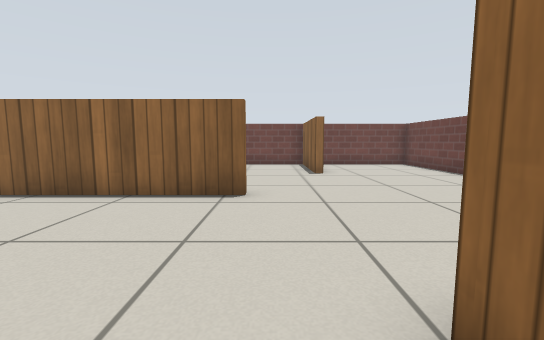
View 1 (above)

15 first-person views from a walk through a Gazebo world. The camera is 0.57 m above the floor, tilts 6° down and sees 90° across. The floor is counted in squares, 0.5 m on a side. Each view is taken from the middle of a square. On the plan, view 1 faces up. The plan holds only what a view shows up to about 12 squares ahead; the rest is blank. The robots in the file are not drawn. Simple patterns stand in for the simulator's built-in surfaces.

View 2
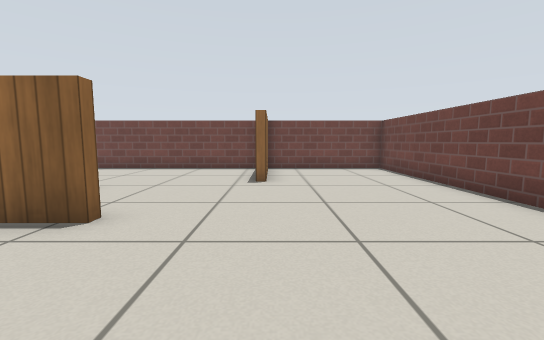

View 3
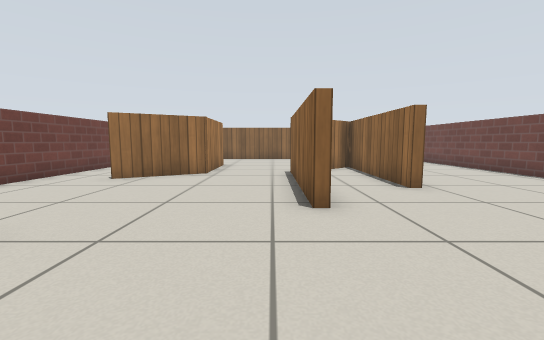

View 4
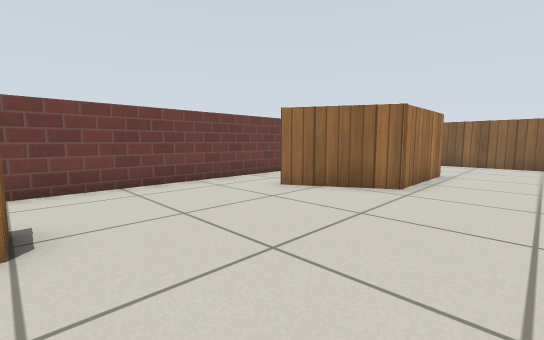

View 5
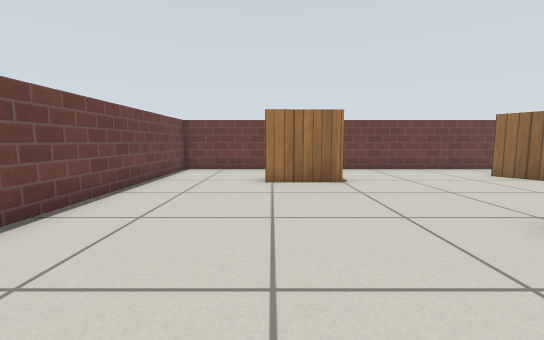

View 6
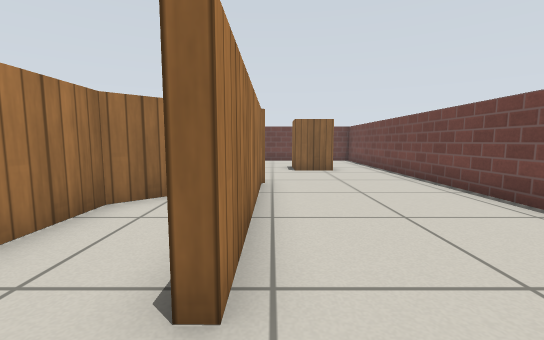

View 7
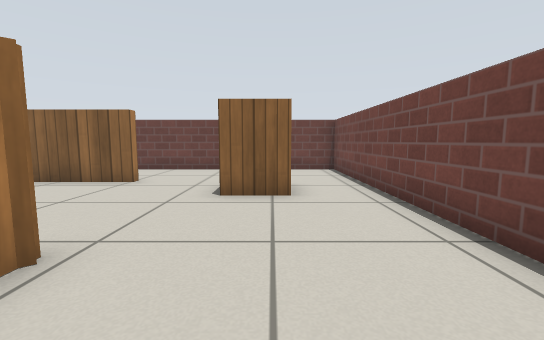

View 8
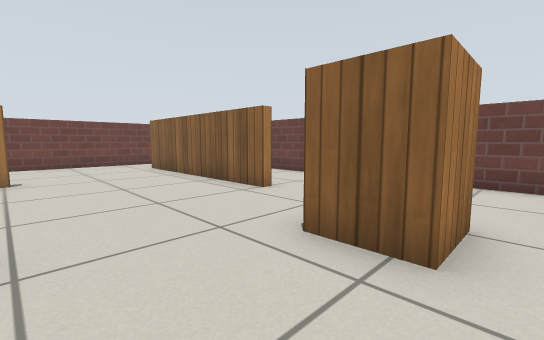

View 9
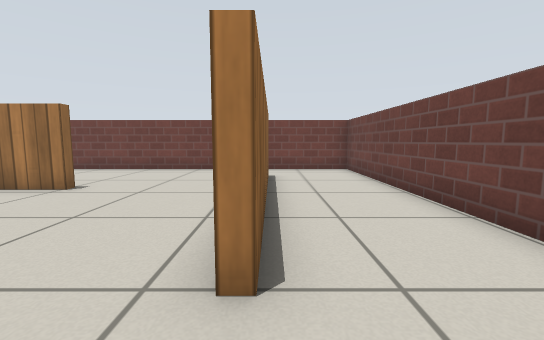

View 10
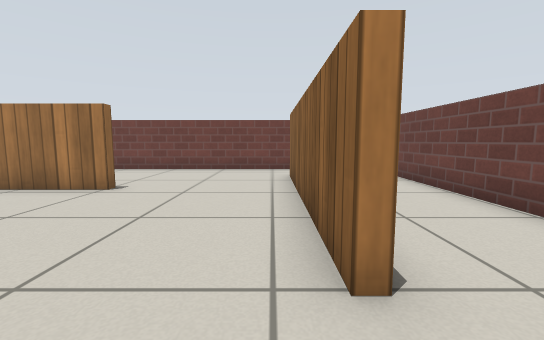

View 11
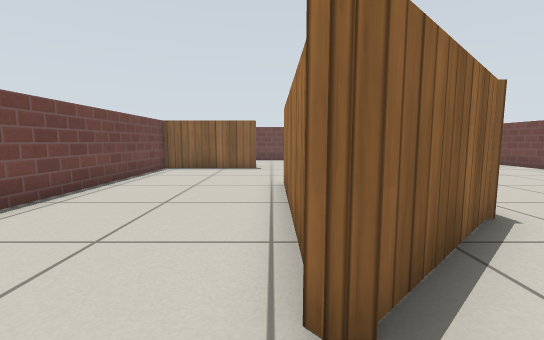

View 12
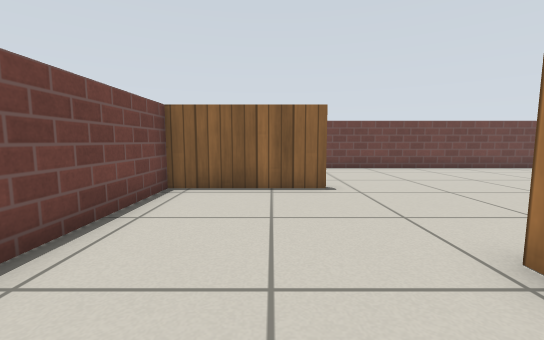

View 13
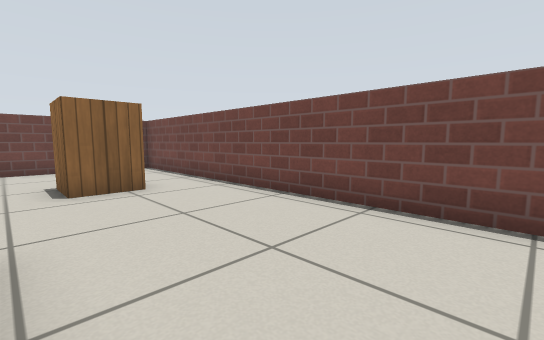

View 14
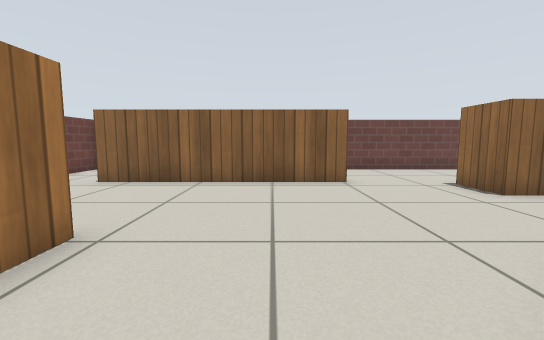

View 15
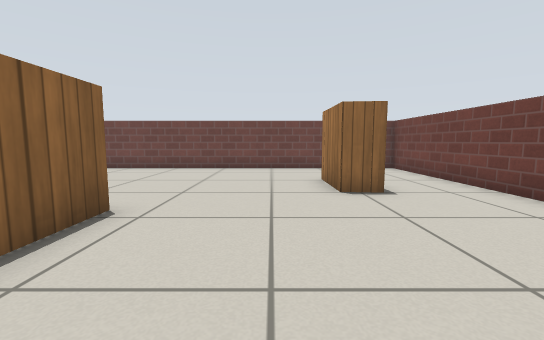

### Floor plan
Points are (right, up) in squares from view 1. A wall is a line through its corners. A room is listed if a view was taken in it or the views show most of it. See-through windows are left out.
Room 1 (views 1, 2, 3, 4, 5, 6, 7, 8, 9, 10, 11, 12, 13, 14, 15)
walls: (-8.8, 8.7) (-2.6, 8.7) (-2.6, 8.4) (-8.1, 8.4) (-5.8, 6) (-3.9, 6); (-0.6, 6.1) (-0.6, 5.7) (-6, 5.7) (-8.6, 8.6) (-8.3, 8.9); (-9.1, 2.2) (-9.1, 2.6) (-5.7, 2.6) (-4.2, 0); (1.5, 9.6) (1.7, 13.5) (-17.1, 13.5) (-17.1, -2.2) (6.6, -2.2) (6.6, 13.5) (1.8, 13.5); (1.8, 11.4) (1.8, 9.6); (1, 0.5) (1, 1.5) (3.3, 1.5); (-13.2, 11.4) (-11.7, 11.4) (-11.7, 9.9) (-13.2, 9.9); (-13.9, 0.6) (-13.9, 7.1) (-13.6, 7.1) (-13.6, 0)

Positions as (right, up) in squares from view 1, and headings:
1: (0, 0), facing up
2: (2, 2), facing up
3: (4, 5), facing left
4: (1, 5), facing down-left
5: (3, 9), facing down
6: (-1, 9), facing left
7: (-6, 11), facing left
8: (-9, 12), facing down-left
9: (-14, 9), facing down
10: (-13, 9), facing down
11: (-10, 9), facing right
12: (-5, 11), facing right
13: (-5, 9), facing up-left
14: (-6, 5), facing left
15: (-5, 3), facing right
